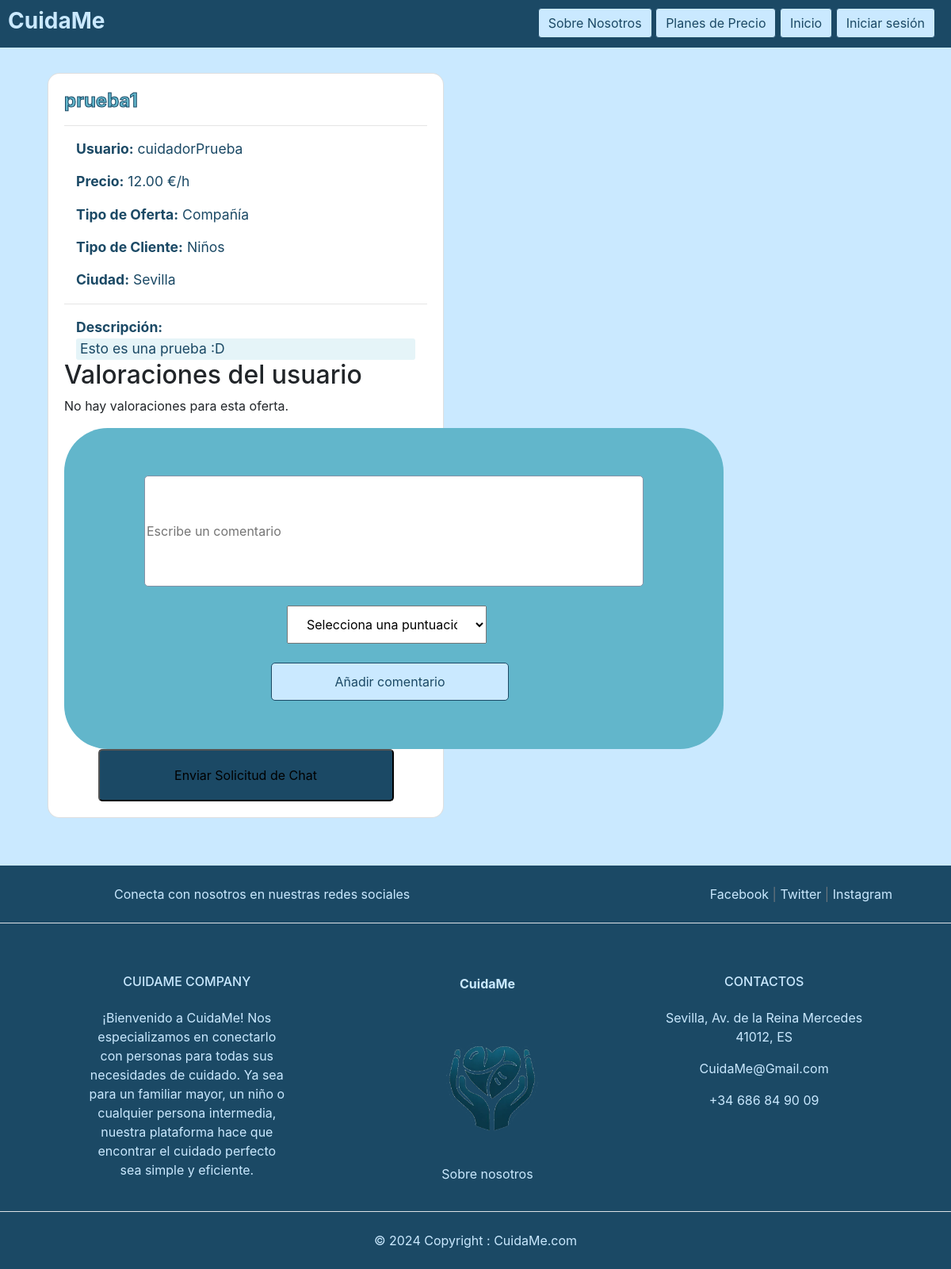
Before: /offer/list/1/ with the older database file.
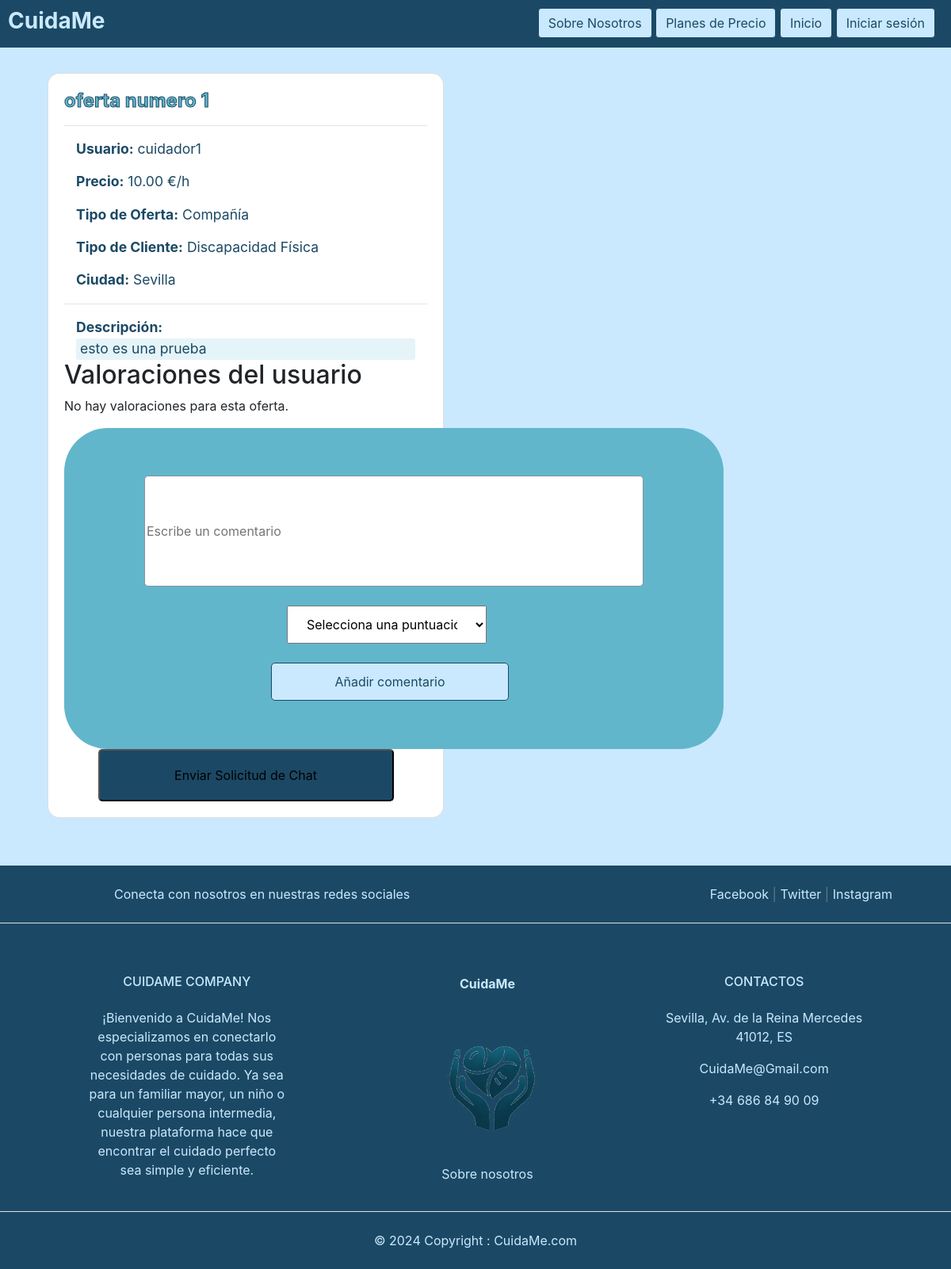
After: the same page with the newer database file.
### main/offer/models.py (models this page shows, shortened)
class Offer(models.Model):
    TYPE_CHOICES = (
        ('CO', 'COMPAÑÍA'),
        ('CU', 'CUIDADO'),
        ('TR', 'TRANSPORTE'),
        ('DO', 'COMPRA A DOMICILIO'),
        ('OT', 'OTROS')
    )
    CLIENT_CHOICES = (
        ('DF', 'DISCAPACIDAD FÍSICA'),
        ('DM', 'DISCAPACIDAD MENTAL'),
        ('NI', 'NIÑOS'),
        ('AN', 'ANCIANOS'),
        ('OT', 'OTROS')
    )
    title = models.CharField(max_length=200, verbose_name='Título')
    offer_type= models.CharField(max_length=255, verbose_name='Tipo de oferta', choices=TYPE_CHOICES, default='OT')
    client = models.CharField(max_length=255, verbose_name='Tipo de cliente', choices=CLIENT_CHOICES, default='OT')
    description = models.TextField(blank=True)
    price_per_hour = models.DecimalField(max_digits=10,decimal_places=2)
    city = models.CharField(max_length=200, verbose_name='Ciudad')
    available = models.BooleanField(default=True)
    created = models.DateTimeField(auto_now_add=True)
    updated = models.DateTimeField(auto_now=True)
    user = models.ForeignKey(User, on_delete=models.CASCADE, default=1)
    User.add_to_class('Total_average_rating', models.FloatField(default=0))

### main/offer/views.py (the view)
# urls.py: path('list/<int:id>/', offerDetail, name='detail'),
def offerDetail(request, id):
    offer = get_object_or_404(Offer, id=id, available=True)
    return render(request, 'offers/detail.html', {'offer': offer})

### main/offer/templates/offers/detail.html (shortened to what this page needs)
{% extends "main/base.html" %}
{% load static %}
{% block content %}
{% load static %}
<!DOCTYPE html>
<html lang="es">
<head>
  <link rel="stylesheet" href="{% static "css/base.css" %}">
  <link rel="stylesheet" href="https://cdnjs.cloudflare.com/ajax/libs/bootstrap-datepicker/1.9.0/css/bootstrap-datepicker.min.css">
</head>
<body>
    <div style="margin-left:5%; margin-right:5%; margin-bottom:5%;">
        <br>
        <div class="card offer-card" style="max-width: 500px;">
            <div class="card-body">
                <h2 class="card-title offer-card-title">{{ offer.title }}</a></h2>
                <hr>
                <p class="card-text offer-card-text"><strong>Usuario:</strong> {{ offer.user }}</p>
                <p class="card-text offer-card-text"><strong>Precio:</strong> {{ offer.price_per_hour }} €/h</p>
                <p class="card-text offer-card-text"><strong>Tipo de Oferta:</strong>
                    {% if offer.offer_type == 'CO' %}
                        Compañía
                    {% elif offer.offer_type == 'CU' %}
                        Cuidado
                    {% elif offer.offer_type == 'TR' %}
                        Transporte
                    {% elif offer.offer_type == 'DO' %}
                        Compra a Domicilio
                    {% elif offer.offer_type == 'OT' %}
                        Otros
                    {% endif %}
                </p>
                <p class="card-text offer-card-text"><strong>Tipo de Cliente:</strong>
                    {% if offer.client == 'DF' %}
                        Discapacidad Física
                    {% elif offer.client == 'DM' %}
                        Discapacidad Mental
                    {% elif offer.client == 'NI' %}
                        Niños
                    {% elif offer.client == 'AN' %}
                        Ancianos
                    {% elif offer.client == 'OT' %}
                        Otros
                    {% endif %}
                </p>
                <p class="card-text offer-card-text"><strong>Ciudad:</strong> {{ offer.city }}</p>
                <hr>
                <p class="card-text offer-card-text" style="margin-bottom: 1px;"><strong>Descripción:</strong></p>
                <div class="offer-card-description">
                    <p class="card-text offer-card-text" style="margin-top: 0px; margin-left: 5px; margin-right: 5px;">{{ offer.description }}</p>
                </div>
                <h2>Valoraciones del usuario</h2>
    {% for review in offer_reviews %}
        <p>{{ review.valoration }} - {{ review.description }}</p>
    {% empty %}
        <p>No hay valoraciones para esta oferta.</p>
    {% endfor %}
    <div class="form-container">
        <form method="post" action="{% url 'offer:review' id=offer.id %}">
            <input type="text" id="commentary" name="commentary" placeholder="Escribe un comentario" class="large-input"><br><br>
            <select id="rating" name="rating">
                <option value="" selected disabled>Selecciona una puntuación</option>
            </select>
            <br><br>
            <button type="submit" class="btn btn-primary">Añadir comentario</button>
        </form>
    </div>
                    <form method="post" action="{% url 'offer:send_chat_request' cuidador_id=offer.user.cuidador.id offer_id=offer.id %}">
                        <div style="display: flex;align-items: center;justify-content: center;">
                            <button type="submit" style="background-color: #1B4965; border-radius: 5px; width: 373px; height: 66px;">
                                Enviar Solicitud de Chat
                            </button>
                        </div>
                    </form>
            </div>
        </div>
    </div>
</body>
</html>
{% endblock %}

Changed rows visible on the page:
changed Offer "Sevilla": title "prueba1" → "oferta numero 1"; user "cuidadorPrueba" → "cuidador1"; price_per_hour "12.00" → "10.00"; description "Esto es una prueba :D" → "esto es una prueba"
Other visible differences:
text no longer shown: "Niños"
text now shown: "Discapacidad Física"
